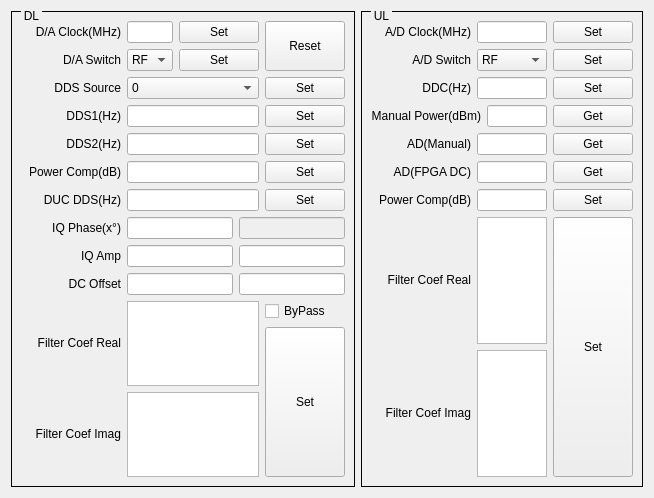
<?xml version="1.0" encoding="UTF-8"?>
<ui version="4.0">
 <class>Q_SP2401_R1A_Widget</class>
 <widget class="QWidget" name="Q_SP2401_R1A_Widget">
  <property name="geometry">
   <rect>
    <x>0</x>
    <y>0</y>
    <width>643</width>
    <height>498</height>
   </rect>
  </property>
  <property name="windowTitle">
   <string>Form</string>
  </property>
  <layout class="QHBoxLayout" name="horizontalLayout_25">
   <item>
    <widget class="QGroupBox" name="groupBox">
     <property name="styleSheet">
      <string notr="true">QGroupBox{ border:1px solid black; margin-top:0.5ex; }
QGroupBox::title { subcontrol-origin:margin; subcontrol-position:top left; top:-2px; left:10px; margin-left: 0px; padding:0 1px; }</string>
     </property>
     <property name="title">
      <string>DL</string>
     </property>
     <layout class="QVBoxLayout" name="verticalLayout_5">
      <item>
       <layout class="QHBoxLayout" name="horizontalLayout_3" stretch="5,1,1">
        <item>
         <layout class="QVBoxLayout" name="verticalLayout_2">
          <item>
           <layout class="QHBoxLayout" name="horizontalLayout">
            <item>
             <widget class="QLabel" name="label">
              <property name="sizePolicy">
               <sizepolicy hsizetype="Fixed" vsizetype="Fixed">
                <horstretch>0</horstretch>
                <verstretch>0</verstretch>
               </sizepolicy>
              </property>
              <property name="minimumSize">
               <size>
                <width>100</width>
                <height>0</height>
               </size>
              </property>
              <property name="text">
               <string>D/A Clock(MHz)</string>
              </property>
              <property name="alignment">
               <set>Qt::AlignRight|Qt::AlignTrailing|Qt::AlignVCenter</set>
              </property>
             </widget>
            </item>
            <item>
             <widget class="QLineEdit" name="lineEditDAClock">
              <property name="sizePolicy">
               <sizepolicy hsizetype="Expanding" vsizetype="Fixed">
                <horstretch>5</horstretch>
                <verstretch>0</verstretch>
               </sizepolicy>
              </property>
             </widget>
            </item>
           </layout>
          </item>
          <item>
           <layout class="QHBoxLayout" name="horizontalLayout_2">
            <item>
             <widget class="QLabel" name="label_2">
              <property name="sizePolicy">
               <sizepolicy hsizetype="Fixed" vsizetype="Fixed">
                <horstretch>0</horstretch>
                <verstretch>0</verstretch>
               </sizepolicy>
              </property>
              <property name="minimumSize">
               <size>
                <width>100</width>
                <height>0</height>
               </size>
              </property>
              <property name="text">
               <string>D/A Switch</string>
              </property>
              <property name="alignment">
               <set>Qt::AlignRight|Qt::AlignTrailing|Qt::AlignVCenter</set>
              </property>
             </widget>
            </item>
            <item>
             <widget class="QComboBox" name="comboBoxDASw">
              <property name="sizePolicy">
               <sizepolicy hsizetype="Expanding" vsizetype="Fixed">
                <horstretch>5</horstretch>
                <verstretch>0</verstretch>
               </sizepolicy>
              </property>
              <item>
               <property name="text">
                <string>RF</string>
               </property>
              </item>
              <item>
               <property name="text">
                <string>BB</string>
               </property>
              </item>
             </widget>
            </item>
           </layout>
          </item>
         </layout>
        </item>
        <item>
         <layout class="QVBoxLayout" name="verticalLayout">
          <item>
           <widget class="QPushButton" name="pushButtonSetDAClock">
            <property name="sizePolicy">
             <sizepolicy hsizetype="Expanding" vsizetype="Fixed">
              <horstretch>1</horstretch>
              <verstretch>0</verstretch>
             </sizepolicy>
            </property>
            <property name="text">
             <string>Set</string>
            </property>
           </widget>
          </item>
          <item>
           <widget class="QPushButton" name="pushButtonSetDASw">
            <property name="sizePolicy">
             <sizepolicy hsizetype="Expanding" vsizetype="Fixed">
              <horstretch>1</horstretch>
              <verstretch>0</verstretch>
             </sizepolicy>
            </property>
            <property name="text">
             <string>Set</string>
            </property>
           </widget>
          </item>
         </layout>
        </item>
        <item>
         <widget class="QPushButton" name="pushButtonResetDA">
          <property name="sizePolicy">
           <sizepolicy hsizetype="Expanding" vsizetype="Preferred">
            <horstretch>0</horstretch>
            <verstretch>0</verstretch>
           </sizepolicy>
          </property>
          <property name="text">
           <string>Reset</string>
          </property>
         </widget>
        </item>
       </layout>
      </item>
      <item>
       <layout class="QHBoxLayout" name="horizontalLayout_4">
        <item>
         <widget class="QLabel" name="label_3">
          <property name="sizePolicy">
           <sizepolicy hsizetype="Fixed" vsizetype="Fixed">
            <horstretch>0</horstretch>
            <verstretch>0</verstretch>
           </sizepolicy>
          </property>
          <property name="minimumSize">
           <size>
            <width>100</width>
            <height>0</height>
           </size>
          </property>
          <property name="text">
           <string>DDS Source</string>
          </property>
          <property name="alignment">
           <set>Qt::AlignRight|Qt::AlignTrailing|Qt::AlignVCenter</set>
          </property>
         </widget>
        </item>
        <item>
         <widget class="QComboBox" name="comboBoxDDSSrc">
          <property name="sizePolicy">
           <sizepolicy hsizetype="Expanding" vsizetype="Fixed">
            <horstretch>5</horstretch>
            <verstretch>0</verstretch>
           </sizepolicy>
          </property>
          <item>
           <property name="text">
            <string>0</string>
           </property>
          </item>
          <item>
           <property name="text">
            <string>InterFilter</string>
           </property>
          </item>
          <item>
           <property name="text">
            <string>1</string>
           </property>
          </item>
          <item>
           <property name="text">
            <string>Single Tone</string>
           </property>
          </item>
          <item>
           <property name="text">
            <string>Dual Tone</string>
           </property>
          </item>
          <item>
           <property name="text">
            <string>Arb</string>
           </property>
          </item>
          <item>
           <property name="text">
            <string>DDR3</string>
           </property>
          </item>
         </widget>
        </item>
        <item>
         <widget class="QPushButton" name="pushButtonSetDDSSrc">
          <property name="sizePolicy">
           <sizepolicy hsizetype="Expanding" vsizetype="Fixed">
            <horstretch>0</horstretch>
            <verstretch>0</verstretch>
           </sizepolicy>
          </property>
          <property name="text">
           <string>Set</string>
          </property>
         </widget>
        </item>
       </layout>
      </item>
      <item>
       <layout class="QHBoxLayout" name="horizontalLayout_5">
        <item>
         <widget class="QLabel" name="label_4">
          <property name="sizePolicy">
           <sizepolicy hsizetype="Fixed" vsizetype="Fixed">
            <horstretch>0</horstretch>
            <verstretch>0</verstretch>
           </sizepolicy>
          </property>
          <property name="minimumSize">
           <size>
            <width>100</width>
            <height>0</height>
           </size>
          </property>
          <property name="text">
           <string>DDS1(Hz)</string>
          </property>
          <property name="alignment">
           <set>Qt::AlignRight|Qt::AlignTrailing|Qt::AlignVCenter</set>
          </property>
         </widget>
        </item>
        <item>
         <widget class="QScrollLineEdit" name="lineEditDDS1">
          <property name="sizePolicy">
           <sizepolicy hsizetype="Expanding" vsizetype="Fixed">
            <horstretch>5</horstretch>
            <verstretch>0</verstretch>
           </sizepolicy>
          </property>
         </widget>
        </item>
        <item>
         <widget class="QPushButton" name="pushButtonSetDDS1">
          <property name="sizePolicy">
           <sizepolicy hsizetype="Expanding" vsizetype="Fixed">
            <horstretch>0</horstretch>
            <verstretch>0</verstretch>
           </sizepolicy>
          </property>
          <property name="text">
           <string>Set</string>
          </property>
         </widget>
        </item>
       </layout>
      </item>
      <item>
       <layout class="QHBoxLayout" name="horizontalLayout_6">
        <item>
         <widget class="QLabel" name="label_5">
          <property name="sizePolicy">
           <sizepolicy hsizetype="Fixed" vsizetype="Fixed">
            <horstretch>0</horstretch>
            <verstretch>0</verstretch>
           </sizepolicy>
          </property>
          <property name="minimumSize">
           <size>
            <width>100</width>
            <height>0</height>
           </size>
          </property>
          <property name="text">
           <string>DDS2(Hz)</string>
          </property>
          <property name="alignment">
           <set>Qt::AlignRight|Qt::AlignTrailing|Qt::AlignVCenter</set>
          </property>
         </widget>
        </item>
        <item>
         <widget class="QScrollLineEdit" name="lineEditDDS2">
          <property name="sizePolicy">
           <sizepolicy hsizetype="Expanding" vsizetype="Fixed">
            <horstretch>5</horstretch>
            <verstretch>0</verstretch>
           </sizepolicy>
          </property>
         </widget>
        </item>
        <item>
         <widget class="QPushButton" name="pushButtonSetDDS2">
          <property name="sizePolicy">
           <sizepolicy hsizetype="Expanding" vsizetype="Fixed">
            <horstretch>0</horstretch>
            <verstretch>0</verstretch>
           </sizepolicy>
          </property>
          <property name="text">
           <string>Set</string>
          </property>
         </widget>
        </item>
       </layout>
      </item>
      <item>
       <layout class="QHBoxLayout" name="horizontalLayout_7">
        <item>
         <widget class="QLabel" name="label_6">
          <property name="sizePolicy">
           <sizepolicy hsizetype="Fixed" vsizetype="Fixed">
            <horstretch>0</horstretch>
            <verstretch>0</verstretch>
           </sizepolicy>
          </property>
          <property name="minimumSize">
           <size>
            <width>100</width>
            <height>0</height>
           </size>
          </property>
          <property name="text">
           <string>Power Comp(dB)</string>
          </property>
          <property name="alignment">
           <set>Qt::AlignRight|Qt::AlignTrailing|Qt::AlignVCenter</set>
          </property>
         </widget>
        </item>
        <item>
         <widget class="QLineEdit" name="lineEditTxPowerComp">
          <property name="sizePolicy">
           <sizepolicy hsizetype="Expanding" vsizetype="Fixed">
            <horstretch>5</horstretch>
            <verstretch>0</verstretch>
           </sizepolicy>
          </property>
         </widget>
        </item>
        <item>
         <widget class="QPushButton" name="pushButtonSetTxPowerComp">
          <property name="sizePolicy">
           <sizepolicy hsizetype="Expanding" vsizetype="Fixed">
            <horstretch>0</horstretch>
            <verstretch>0</verstretch>
           </sizepolicy>
          </property>
          <property name="text">
           <string>Set</string>
          </property>
         </widget>
        </item>
       </layout>
      </item>
      <item>
       <layout class="QHBoxLayout" name="horizontalLayout_8">
        <item>
         <widget class="QLabel" name="label_7">
          <property name="sizePolicy">
           <sizepolicy hsizetype="Fixed" vsizetype="Fixed">
            <horstretch>0</horstretch>
            <verstretch>0</verstretch>
           </sizepolicy>
          </property>
          <property name="minimumSize">
           <size>
            <width>100</width>
            <height>0</height>
           </size>
          </property>
          <property name="text">
           <string>DUC DDS(Hz)</string>
          </property>
          <property name="alignment">
           <set>Qt::AlignRight|Qt::AlignTrailing|Qt::AlignVCenter</set>
          </property>
         </widget>
        </item>
        <item>
         <widget class="QScrollLineEdit" name="lineEditDUC">
          <property name="sizePolicy">
           <sizepolicy hsizetype="Expanding" vsizetype="Fixed">
            <horstretch>5</horstretch>
            <verstretch>0</verstretch>
           </sizepolicy>
          </property>
         </widget>
        </item>
        <item>
         <widget class="QPushButton" name="pushButtonSetDUC">
          <property name="sizePolicy">
           <sizepolicy hsizetype="Expanding" vsizetype="Fixed">
            <horstretch>0</horstretch>
            <verstretch>0</verstretch>
           </sizepolicy>
          </property>
          <property name="text">
           <string>Set</string>
          </property>
         </widget>
        </item>
       </layout>
      </item>
      <item>
       <layout class="QHBoxLayout" name="horizontalLayout_9">
        <item>
         <widget class="QLabel" name="label_8">
          <property name="sizePolicy">
           <sizepolicy hsizetype="Fixed" vsizetype="Fixed">
            <horstretch>0</horstretch>
            <verstretch>0</verstretch>
           </sizepolicy>
          </property>
          <property name="minimumSize">
           <size>
            <width>100</width>
            <height>0</height>
           </size>
          </property>
          <property name="text">
           <string>IQ Phase(x°)</string>
          </property>
          <property name="alignment">
           <set>Qt::AlignRight|Qt::AlignTrailing|Qt::AlignVCenter</set>
          </property>
         </widget>
        </item>
        <item>
         <widget class="QScrollLineEdit" name="lineEditIQPhaseI"/>
        </item>
        <item>
         <widget class="QLineEdit" name="lineEditIQPhaseQ">
          <property name="enabled">
           <bool>false</bool>
          </property>
         </widget>
        </item>
       </layout>
      </item>
      <item>
       <layout class="QHBoxLayout" name="horizontalLayout_10">
        <item>
         <widget class="QLabel" name="label_9">
          <property name="sizePolicy">
           <sizepolicy hsizetype="Fixed" vsizetype="Fixed">
            <horstretch>0</horstretch>
            <verstretch>0</verstretch>
           </sizepolicy>
          </property>
          <property name="minimumSize">
           <size>
            <width>100</width>
            <height>0</height>
           </size>
          </property>
          <property name="text">
           <string>IQ Amp</string>
          </property>
          <property name="alignment">
           <set>Qt::AlignRight|Qt::AlignTrailing|Qt::AlignVCenter</set>
          </property>
         </widget>
        </item>
        <item>
         <widget class="QScrollLineEdit" name="lineEditIQAmpI"/>
        </item>
        <item>
         <widget class="QScrollLineEdit" name="lineEditIQAmpQ"/>
        </item>
       </layout>
      </item>
      <item>
       <layout class="QHBoxLayout" name="horizontalLayout_11">
        <item>
         <widget class="QLabel" name="label_10">
          <property name="sizePolicy">
           <sizepolicy hsizetype="Fixed" vsizetype="Fixed">
            <horstretch>0</horstretch>
            <verstretch>0</verstretch>
           </sizepolicy>
          </property>
          <property name="minimumSize">
           <size>
            <width>100</width>
            <height>0</height>
           </size>
          </property>
          <property name="text">
           <string>DC Offset</string>
          </property>
          <property name="alignment">
           <set>Qt::AlignRight|Qt::AlignTrailing|Qt::AlignVCenter</set>
          </property>
         </widget>
        </item>
        <item>
         <widget class="QScrollLineEdit" name="lineEditDCOffsetI"/>
        </item>
        <item>
         <widget class="QScrollLineEdit" name="lineEditDCOffsetQ"/>
        </item>
       </layout>
      </item>
      <item>
       <layout class="QHBoxLayout" name="horizontalLayout_14">
        <item>
         <layout class="QVBoxLayout" name="verticalLayout_4">
          <item>
           <layout class="QHBoxLayout" name="horizontalLayout_13">
            <item>
             <widget class="QLabel" name="label_11">
              <property name="sizePolicy">
               <sizepolicy hsizetype="Fixed" vsizetype="Fixed">
                <horstretch>0</horstretch>
                <verstretch>0</verstretch>
               </sizepolicy>
              </property>
              <property name="minimumSize">
               <size>
                <width>100</width>
                <height>0</height>
               </size>
              </property>
              <property name="text">
               <string>Filter Coef Real</string>
              </property>
              <property name="alignment">
               <set>Qt::AlignRight|Qt::AlignTrailing|Qt::AlignVCenter</set>
              </property>
             </widget>
            </item>
            <item>
             <widget class="QTextEdit" name="textEditTxFilterReal"/>
            </item>
           </layout>
          </item>
          <item>
           <layout class="QHBoxLayout" name="horizontalLayout_12">
            <item>
             <widget class="QLabel" name="label_12">
              <property name="sizePolicy">
               <sizepolicy hsizetype="Fixed" vsizetype="Fixed">
                <horstretch>0</horstretch>
                <verstretch>0</verstretch>
               </sizepolicy>
              </property>
              <property name="minimumSize">
               <size>
                <width>100</width>
                <height>0</height>
               </size>
              </property>
              <property name="text">
               <string>Filter Coef Imag</string>
              </property>
              <property name="alignment">
               <set>Qt::AlignRight|Qt::AlignTrailing|Qt::AlignVCenter</set>
              </property>
             </widget>
            </item>
            <item>
             <widget class="QTextEdit" name="textEditTxFilterImag"/>
            </item>
           </layout>
          </item>
         </layout>
        </item>
        <item>
         <layout class="QVBoxLayout" name="verticalLayout_3">
          <item>
           <widget class="QCheckBox" name="checkBoxByPassTxFilter">
            <property name="text">
             <string>ByPass</string>
            </property>
           </widget>
          </item>
          <item>
           <widget class="QPushButton" name="pushButtonSetTxFilter">
            <property name="sizePolicy">
             <sizepolicy hsizetype="Fixed" vsizetype="Preferred">
              <horstretch>0</horstretch>
              <verstretch>0</verstretch>
             </sizepolicy>
            </property>
            <property name="text">
             <string>Set</string>
            </property>
           </widget>
          </item>
         </layout>
        </item>
       </layout>
      </item>
     </layout>
    </widget>
   </item>
   <item>
    <widget class="QGroupBox" name="groupBox_2">
     <property name="styleSheet">
      <string notr="true">QGroupBox{ border:1px solid black; margin-top:0.5ex; }
QGroupBox::title { subcontrol-origin:margin; subcontrol-position:top left; top:-2px; left:10px; margin-left: 0px; padding:0 1px; }</string>
     </property>
     <property name="title">
      <string>UL</string>
     </property>
     <layout class="QVBoxLayout" name="verticalLayout_7">
      <item>
       <layout class="QHBoxLayout" name="horizontalLayout_15">
        <item>
         <widget class="QLabel" name="label_13">
          <property name="sizePolicy">
           <sizepolicy hsizetype="Fixed" vsizetype="Fixed">
            <horstretch>0</horstretch>
            <verstretch>0</verstretch>
           </sizepolicy>
          </property>
          <property name="minimumSize">
           <size>
            <width>100</width>
            <height>0</height>
           </size>
          </property>
          <property name="text">
           <string>A/D Clock(MHz)</string>
          </property>
          <property name="alignment">
           <set>Qt::AlignRight|Qt::AlignTrailing|Qt::AlignVCenter</set>
          </property>
         </widget>
        </item>
        <item>
         <widget class="QLineEdit" name="lineEditADClock">
          <property name="sizePolicy">
           <sizepolicy hsizetype="Expanding" vsizetype="Fixed">
            <horstretch>5</horstretch>
            <verstretch>0</verstretch>
           </sizepolicy>
          </property>
         </widget>
        </item>
        <item>
         <widget class="QPushButton" name="pushButtonSetADClock">
          <property name="sizePolicy">
           <sizepolicy hsizetype="Expanding" vsizetype="Fixed">
            <horstretch>0</horstretch>
            <verstretch>0</verstretch>
           </sizepolicy>
          </property>
          <property name="text">
           <string>Set</string>
          </property>
         </widget>
        </item>
       </layout>
      </item>
      <item>
       <layout class="QHBoxLayout" name="horizontalLayout_16">
        <item>
         <widget class="QLabel" name="label_14">
          <property name="sizePolicy">
           <sizepolicy hsizetype="Fixed" vsizetype="Fixed">
            <horstretch>0</horstretch>
            <verstretch>0</verstretch>
           </sizepolicy>
          </property>
          <property name="minimumSize">
           <size>
            <width>100</width>
            <height>0</height>
           </size>
          </property>
          <property name="text">
           <string>A/D Switch</string>
          </property>
          <property name="alignment">
           <set>Qt::AlignRight|Qt::AlignTrailing|Qt::AlignVCenter</set>
          </property>
         </widget>
        </item>
        <item>
         <widget class="QComboBox" name="comboBoxADSw">
          <property name="sizePolicy">
           <sizepolicy hsizetype="Expanding" vsizetype="Fixed">
            <horstretch>5</horstretch>
            <verstretch>0</verstretch>
           </sizepolicy>
          </property>
          <item>
           <property name="text">
            <string>RF</string>
           </property>
          </item>
          <item>
           <property name="text">
            <string>BB</string>
           </property>
          </item>
         </widget>
        </item>
        <item>
         <widget class="QPushButton" name="pushButtonSetADSw">
          <property name="sizePolicy">
           <sizepolicy hsizetype="Expanding" vsizetype="Fixed">
            <horstretch>0</horstretch>
            <verstretch>0</verstretch>
           </sizepolicy>
          </property>
          <property name="text">
           <string>Set</string>
          </property>
         </widget>
        </item>
       </layout>
      </item>
      <item>
       <layout class="QHBoxLayout" name="horizontalLayout_17">
        <item>
         <widget class="QLabel" name="label_15">
          <property name="sizePolicy">
           <sizepolicy hsizetype="Fixed" vsizetype="Fixed">
            <horstretch>0</horstretch>
            <verstretch>0</verstretch>
           </sizepolicy>
          </property>
          <property name="minimumSize">
           <size>
            <width>100</width>
            <height>0</height>
           </size>
          </property>
          <property name="text">
           <string>DDC(Hz)</string>
          </property>
          <property name="alignment">
           <set>Qt::AlignRight|Qt::AlignTrailing|Qt::AlignVCenter</set>
          </property>
         </widget>
        </item>
        <item>
         <widget class="QLineEdit" name="lineEditDDC">
          <property name="sizePolicy">
           <sizepolicy hsizetype="Expanding" vsizetype="Fixed">
            <horstretch>5</horstretch>
            <verstretch>0</verstretch>
           </sizepolicy>
          </property>
         </widget>
        </item>
        <item>
         <widget class="QPushButton" name="pushButtonSetDDC">
          <property name="sizePolicy">
           <sizepolicy hsizetype="Expanding" vsizetype="Fixed">
            <horstretch>0</horstretch>
            <verstretch>0</verstretch>
           </sizepolicy>
          </property>
          <property name="text">
           <string>Set</string>
          </property>
         </widget>
        </item>
       </layout>
      </item>
      <item>
       <layout class="QHBoxLayout" name="horizontalLayout_18">
        <item>
         <widget class="QLabel" name="label_16">
          <property name="sizePolicy">
           <sizepolicy hsizetype="Fixed" vsizetype="Fixed">
            <horstretch>0</horstretch>
            <verstretch>0</verstretch>
           </sizepolicy>
          </property>
          <property name="minimumSize">
           <size>
            <width>100</width>
            <height>0</height>
           </size>
          </property>
          <property name="text">
           <string>Manual Power(dBm)</string>
          </property>
          <property name="alignment">
           <set>Qt::AlignRight|Qt::AlignTrailing|Qt::AlignVCenter</set>
          </property>
         </widget>
        </item>
        <item>
         <widget class="QLineEdit" name="lineEditManualPower">
          <property name="sizePolicy">
           <sizepolicy hsizetype="Expanding" vsizetype="Fixed">
            <horstretch>5</horstretch>
            <verstretch>0</verstretch>
           </sizepolicy>
          </property>
         </widget>
        </item>
        <item>
         <widget class="QPushButton" name="pushButtonGetManualPower">
          <property name="sizePolicy">
           <sizepolicy hsizetype="Expanding" vsizetype="Fixed">
            <horstretch>0</horstretch>
            <verstretch>0</verstretch>
           </sizepolicy>
          </property>
          <property name="text">
           <string>Get</string>
          </property>
         </widget>
        </item>
       </layout>
      </item>
      <item>
       <layout class="QHBoxLayout" name="horizontalLayout_19">
        <item>
         <widget class="QLabel" name="label_17">
          <property name="sizePolicy">
           <sizepolicy hsizetype="Fixed" vsizetype="Fixed">
            <horstretch>0</horstretch>
            <verstretch>0</verstretch>
           </sizepolicy>
          </property>
          <property name="minimumSize">
           <size>
            <width>100</width>
            <height>0</height>
           </size>
          </property>
          <property name="text">
           <string>AD(Manual)</string>
          </property>
          <property name="alignment">
           <set>Qt::AlignRight|Qt::AlignTrailing|Qt::AlignVCenter</set>
          </property>
         </widget>
        </item>
        <item>
         <widget class="QLineEdit" name="lineEditADManual">
          <property name="sizePolicy">
           <sizepolicy hsizetype="Expanding" vsizetype="Fixed">
            <horstretch>5</horstretch>
            <verstretch>0</verstretch>
           </sizepolicy>
          </property>
         </widget>
        </item>
        <item>
         <widget class="QPushButton" name="pushButtonGetADManual">
          <property name="sizePolicy">
           <sizepolicy hsizetype="Expanding" vsizetype="Fixed">
            <horstretch>0</horstretch>
            <verstretch>0</verstretch>
           </sizepolicy>
          </property>
          <property name="text">
           <string>Get</string>
          </property>
         </widget>
        </item>
       </layout>
      </item>
      <item>
       <layout class="QHBoxLayout" name="horizontalLayout_20">
        <item>
         <widget class="QLabel" name="label_18">
          <property name="sizePolicy">
           <sizepolicy hsizetype="Fixed" vsizetype="Fixed">
            <horstretch>0</horstretch>
            <verstretch>0</verstretch>
           </sizepolicy>
          </property>
          <property name="minimumSize">
           <size>
            <width>100</width>
            <height>0</height>
           </size>
          </property>
          <property name="text">
           <string>AD(FPGA DC)</string>
          </property>
          <property name="alignment">
           <set>Qt::AlignRight|Qt::AlignTrailing|Qt::AlignVCenter</set>
          </property>
         </widget>
        </item>
        <item>
         <widget class="QLineEdit" name="lineEditADFPGA">
          <property name="sizePolicy">
           <sizepolicy hsizetype="Expanding" vsizetype="Fixed">
            <horstretch>5</horstretch>
            <verstretch>0</verstretch>
           </sizepolicy>
          </property>
         </widget>
        </item>
        <item>
         <widget class="QPushButton" name="pushButtonGetADFPGA">
          <property name="sizePolicy">
           <sizepolicy hsizetype="Expanding" vsizetype="Fixed">
            <horstretch>0</horstretch>
            <verstretch>0</verstretch>
           </sizepolicy>
          </property>
          <property name="text">
           <string>Get</string>
          </property>
         </widget>
        </item>
       </layout>
      </item>
      <item>
       <layout class="QHBoxLayout" name="horizontalLayout_21">
        <item>
         <widget class="QLabel" name="label_19">
          <property name="sizePolicy">
           <sizepolicy hsizetype="Fixed" vsizetype="Fixed">
            <horstretch>0</horstretch>
            <verstretch>0</verstretch>
           </sizepolicy>
          </property>
          <property name="minimumSize">
           <size>
            <width>100</width>
            <height>0</height>
           </size>
          </property>
          <property name="text">
           <string>Power Comp(dB)</string>
          </property>
          <property name="alignment">
           <set>Qt::AlignRight|Qt::AlignTrailing|Qt::AlignVCenter</set>
          </property>
         </widget>
        </item>
        <item>
         <widget class="QLineEdit" name="lineEditRxPowerComp">
          <property name="sizePolicy">
           <sizepolicy hsizetype="Expanding" vsizetype="Fixed">
            <horstretch>5</horstretch>
            <verstretch>0</verstretch>
           </sizepolicy>
          </property>
         </widget>
        </item>
        <item>
         <widget class="QPushButton" name="pushButtonSetRxPowerComp">
          <property name="sizePolicy">
           <sizepolicy hsizetype="Expanding" vsizetype="Fixed">
            <horstretch>0</horstretch>
            <verstretch>0</verstretch>
           </sizepolicy>
          </property>
          <property name="text">
           <string>Set</string>
          </property>
         </widget>
        </item>
       </layout>
      </item>
      <item>
       <layout class="QHBoxLayout" name="horizontalLayout_24">
        <item>
         <layout class="QVBoxLayout" name="verticalLayout_6">
          <item>
           <layout class="QHBoxLayout" name="horizontalLayout_23">
            <item>
             <widget class="QLabel" name="label_20">
              <property name="sizePolicy">
               <sizepolicy hsizetype="Fixed" vsizetype="Fixed">
                <horstretch>0</horstretch>
                <verstretch>0</verstretch>
               </sizepolicy>
              </property>
              <property name="minimumSize">
               <size>
                <width>100</width>
                <height>0</height>
               </size>
              </property>
              <property name="text">
               <string>Filter Coef Real</string>
              </property>
              <property name="alignment">
               <set>Qt::AlignRight|Qt::AlignTrailing|Qt::AlignVCenter</set>
              </property>
             </widget>
            </item>
            <item>
             <widget class="QTextEdit" name="textEditRxFilterReal"/>
            </item>
           </layout>
          </item>
          <item>
           <layout class="QHBoxLayout" name="horizontalLayout_22">
            <item>
             <widget class="QLabel" name="label_21">
              <property name="sizePolicy">
               <sizepolicy hsizetype="Fixed" vsizetype="Fixed">
                <horstretch>0</horstretch>
                <verstretch>0</verstretch>
               </sizepolicy>
              </property>
              <property name="minimumSize">
               <size>
                <width>100</width>
                <height>0</height>
               </size>
              </property>
              <property name="text">
               <string>Filter Coef Imag</string>
              </property>
              <property name="alignment">
               <set>Qt::AlignRight|Qt::AlignTrailing|Qt::AlignVCenter</set>
              </property>
             </widget>
            </item>
            <item>
             <widget class="QTextEdit" name="textEditRxFilterImag"/>
            </item>
           </layout>
          </item>
         </layout>
        </item>
        <item>
         <widget class="QPushButton" name="pushButtonSetRxFilter">
          <property name="sizePolicy">
           <sizepolicy hsizetype="Fixed" vsizetype="Preferred">
            <horstretch>0</horstretch>
            <verstretch>0</verstretch>
           </sizepolicy>
          </property>
          <property name="text">
           <string>Set</string>
          </property>
         </widget>
        </item>
       </layout>
      </item>
     </layout>
    </widget>
   </item>
  </layout>
 </widget>
 <customwidgets>
  <customwidget>
   <class>QScrollLineEdit</class>
   <extends>QLineEdit</extends>
   <header>scroll_lineedit.h</header>
  </customwidget>
 </customwidgets>
 <resources/>
 <connections/>
</ui>
